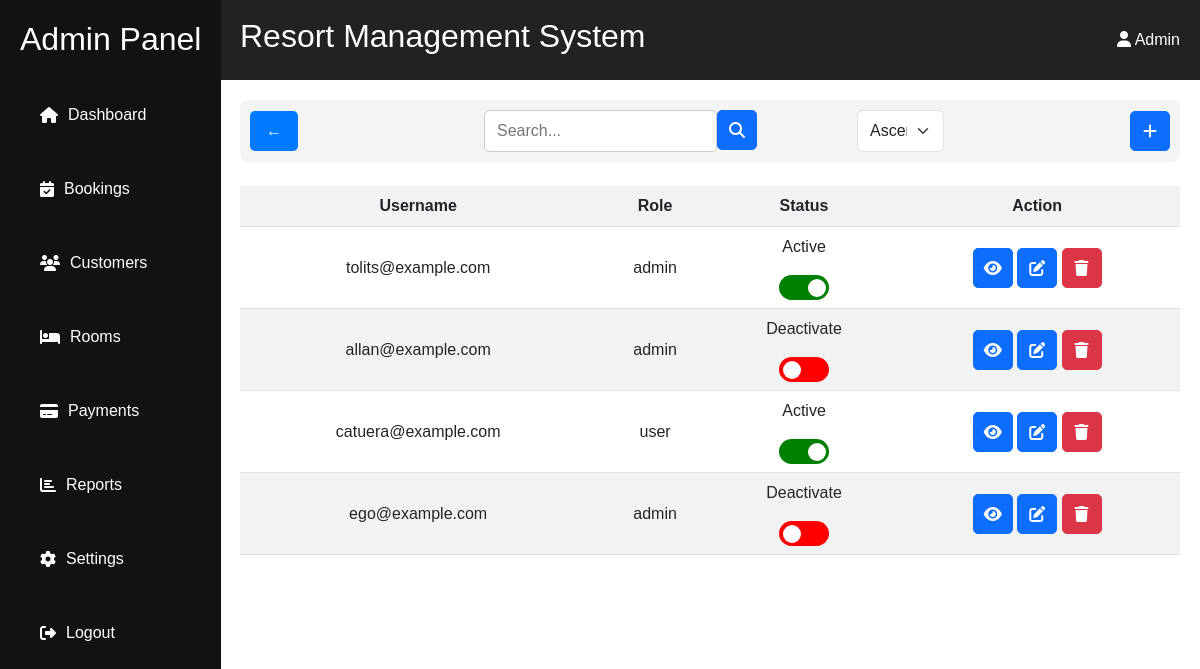
The page /admin/customer/index.php (signed in) on the database as committed earlier.
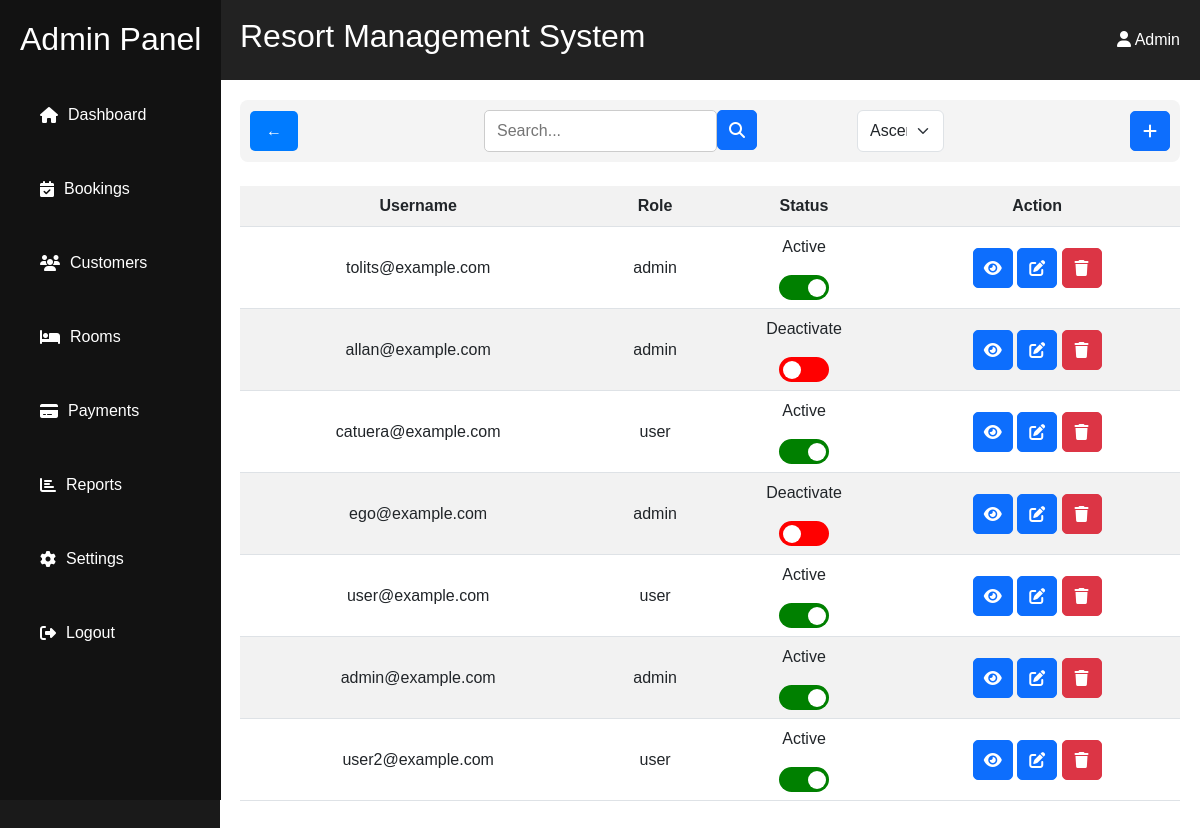
The same page on the database as committed later.
### tables this page shows
CREATE TABLE `account` (
  `account_id` int(11) NOT NULL,
  `username` varchar(50) NOT NULL,
  `password` varchar(50) NOT NULL,
  `role` enum('user','admin') NOT NULL,
  `status` enum('activate','deactivate') NOT NULL,
  `created_at` timestamp NOT NULL DEFAULT current_timestamp(),
  `updated_at` timestamp NULL DEFAULT NULL
);

### admin/customer/index.php (the view, shortened to what this page needs)
<?php
include('../../resources/database/config.php');
?>
<div class="content">
    <?php include('filter.php');
      ?>
    <br>
    <table class='table table-striped'>
        <tr>
            <th>Username</th>
            <th>Role</th>
            <th>Status</th>
            <th>Action</th>
        </tr>
        <?php
        while ($row = mysqli_fetch_assoc($result)) {
            $is_active = ($row['status'] === 'activate');
            echo "<tr>
                <td>{$row['username']}</td>
                <td>{$row['role']}</td>";
                $opstat=($row['status']==='activate' ? 'deactivate' : 'activate');
                print "<td>";
                print ($row['status']==='activate' ? '<p>Active</p>' : '<p>Deactivate</p>');
                print "<form method='post' action='update.php'>
            <input type='hidden' name='account_id' value='{$row['account_id']}'>
            <input type='hidden' name='stat1' value='$opstat'>
            <label class='switch'>
                <input type='checkbox' name='status' value='$opstat' onchange='this.form.submit()' " . ($is_active ? "checked" : "") . ">
                <span class='slider'></span>
            </label>
        </form>
    </td>
    <td>
        <a href='view.php?id={$row['account_id']}' class='btn btn-primary btn-sm'><i class='fas fa-eye'></i></a>
        <a href='edit.php?id={$row['account_id']}' class='btn btn-primary btn-sm'><i class='fas fa-edit'></i></a>
        <button class='btn btn-danger' type='button' onclick='openPopup({$row['account_id']})'><i class ='fas fa-trash'></i></button>
        <div class='popup-overlay' id='popup-{$row['account_id']}' style='color: black; display: none;'>
            <div class='popup-content'>
                <form action='delete.php?id={$row['account_id']}' method='post'>
                    <span class='close-btn' onclick='closePopup({$row['account_id']})'>&times;</span>
                    <h6>Are you sure you want to <strong style='color: red;'>Delete</strong> this Account?</h6>
                    <input type='hidden' name='account_id' value='{$row['account_id']}'>
                    <br>
                    <input type='submit' value='YES' class='form-control' name='yes'>
                    <hr>
                    <button type='submit' name='no' class='form-control' onclick='closePopup({$row['account_id']})'>NO</button>
                    <br>
                </form>
            </div>
        </div>
    </td>
</tr>";
        }
        ?>
   </table>
</div>

### admin/customer/filter.php (shortened to what this page needs)
<?php
$id = $_SESSION['ID'];
if(isset($_GET['search']) && !empty($_GET['searchbar'])){
 $find=isset($_GET['searchbar']) ? $_GET['searchbar'] : '';
$sql1 = "SELECT * FROM account WHERE account_id <> ? AND username LIKE ? ";
$stmt = mysqli_prepare($conn, $sql1);
$search="%$find%";
mysqli_stmt_bind_param($stmt, 'is', $id,$search);
mysqli_stmt_execute($stmt);
$result = mysqli_stmt_get_result($stmt);
}else{
$sql1 = "SELECT * FROM account WHERE account_id <> ?";
$stmt = mysqli_prepare($conn, $sql1);
mysqli_stmt_bind_param($stmt, 'i', $id);
mysqli_stmt_execute($stmt);
$result = mysqli_stmt_get_result($stmt);
}
?>
<div class="top-bar">
    <button class="back-btn" onclick="history.back()">← </button>
   <form action="<?php $_SERVER['PHP_SELF']?>" method="get" style="width: 50%; margin:0 20px; display:flex; flex-direction:row; gap:100px;">
  <div class="searchdiv" style="display: flex;">
     <input type="text" class="search-bar" name="searchbar"  placeholder="Search..." value="<?php echo (isset($_GET['searchbar']) ? $_GET['searchbar'] : '') ?>">
   <button class="btn btn-primary" name="search" value="search"><i class="fas fa-magnifying-glass"></i></button>
  </div>
   <select name="sort" id="" class="form-select" onchange="this.form.submit()">
    <option value="ASC" <?php echo (isset($_GET['sort']) && $_GET['sort']==='ASC' ? 'selected' : '' ) ?> >Ascending</option>
   </select>
   </form>
    <a href="create.php" class="btn btn-primary" style="text-decoration: none; color:white;"><i class="fas fa-add "></i></a>
</div>

### admin/customer/index.php (style rules this page uses)
table th, td { vertical-align: middle; padding: 10px; text-align: center; }
.switch { position: relative; display: inline-block; width: 50px; height: 25px; }
.slider { position: absolute; cursor: pointer; top: 0; left: 0; right: 0; bottom: 0; background-color: red; transition: .4s; border-radius: 25px; }
.slider:before { position: absolute; content: ""; height: 18px; width: 18px; left: 4px; bottom: 3px; background-color: white; transition: .4s; border-radius: 50%; }
input:checked + .slider { background-color: green; }
input:checked + .slider:before { transform: translateX(25px); }
.btn { width: 40px; height: 40px; display: inline-flex; align-items: center; justify-content: center; border-radius: 5px; font-size: 16px; }
.btn i { font-size: 16px; }

### admin/customer/filter.php (style rules this page uses)
.top-bar { display: flex; align-items: center; justify-content: space-between; padding: 10px; background: #f4f4f4; border-radius: 8px; gap: 15px; }
.back-btn { padding: 8px 16px; border: none; background: #007bff; color: white; font-size: 16px; border-radius: 5px; cursor: pointer; transition: 0.3s; }
.search-bar { flex: 1; padding: 8px 12px; border: 1px solid #ccc; border-radius: 5px; font-size: 16px; }

Rows that differ between the two databases and show on the page:
added account: username "user@example.com", role "user", status "Active"
added account: username "admin@example.com", role "admin", status "Active"
added account: username "user2@example.com", role "user", status "Active"
